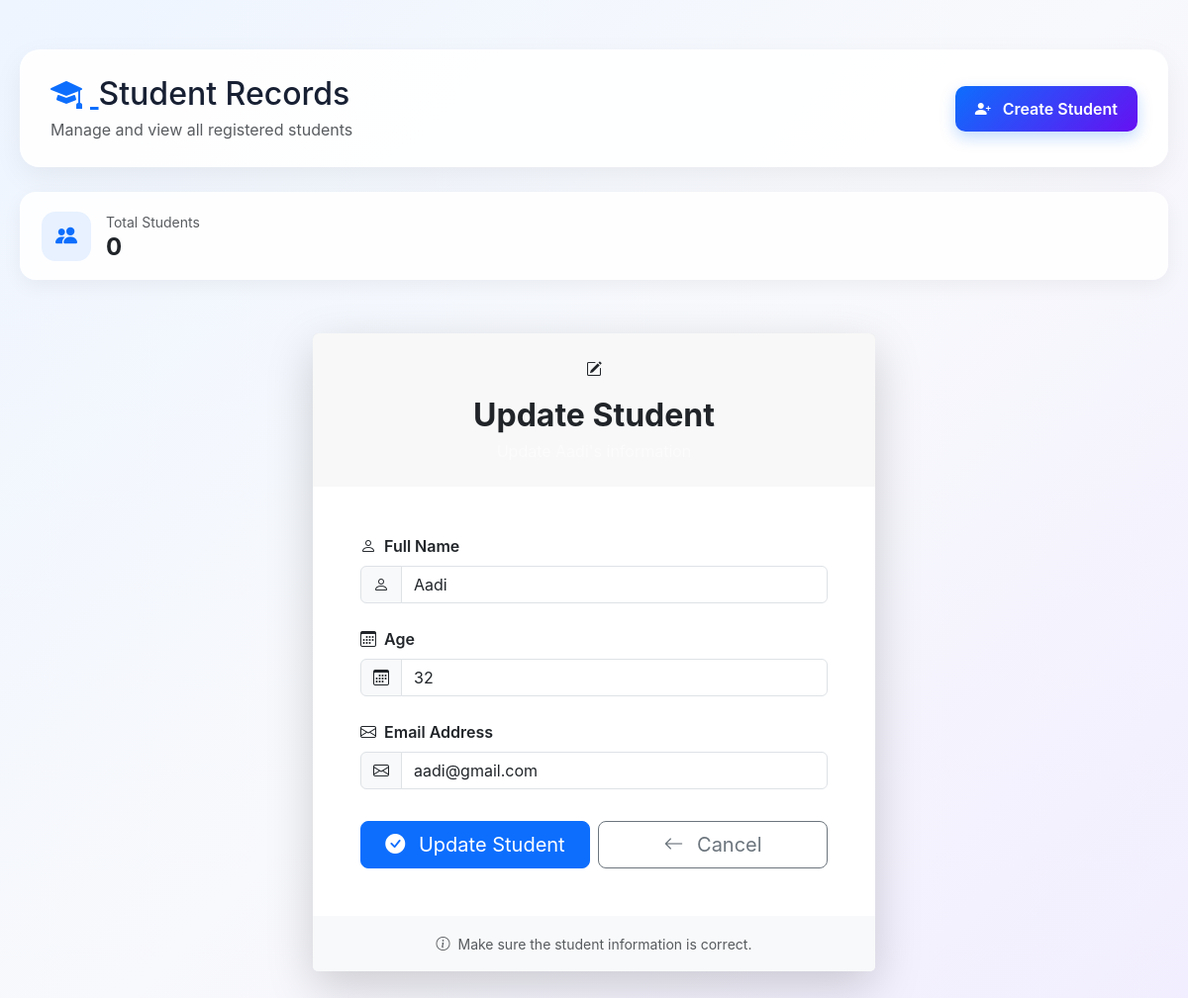
Before: /update/1/ with the older database file.
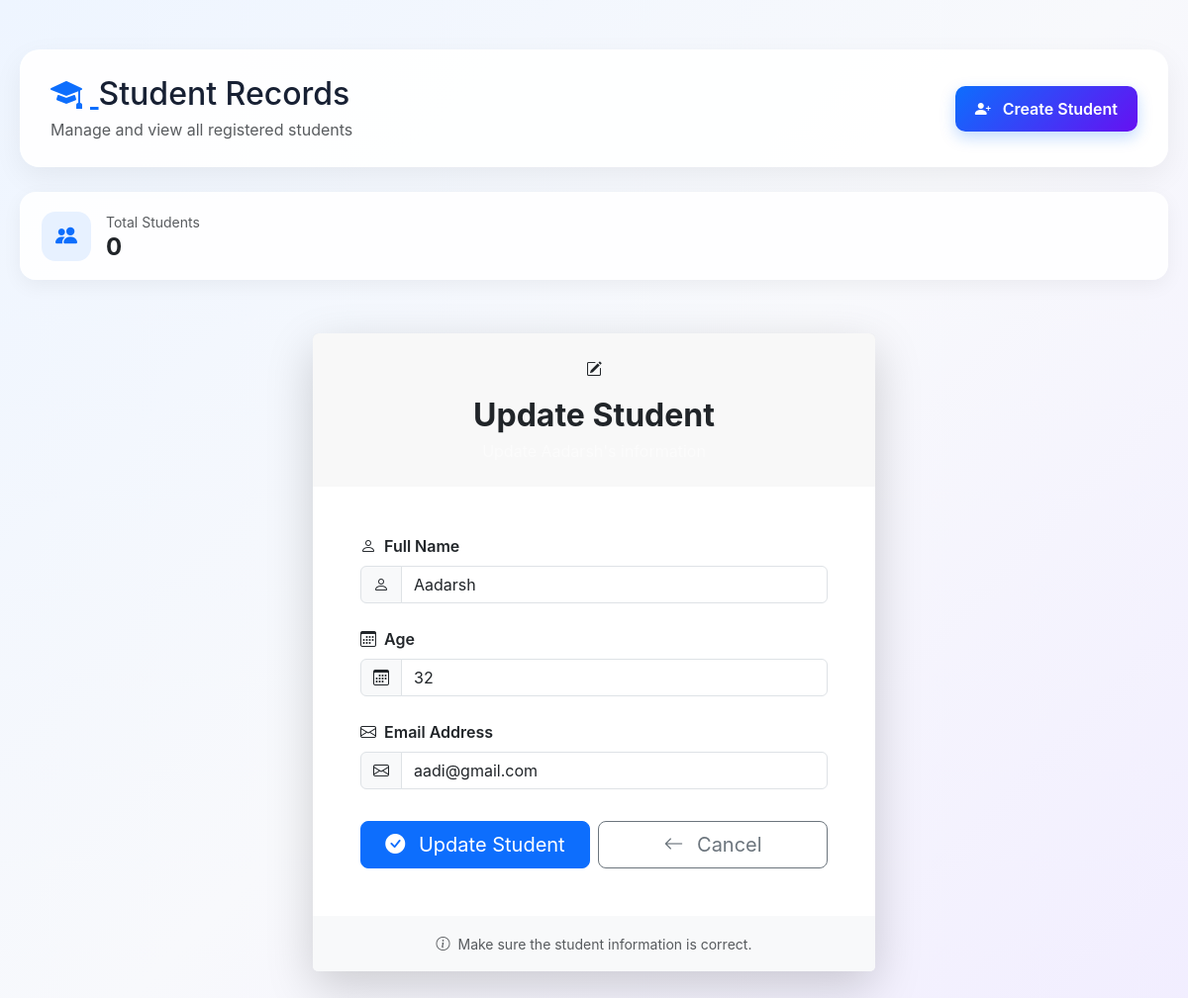
After: the same page with the newer database file.
### srs_app/models.py (models this page shows, shortened)
class Student(models.Model):
    name = models.CharField(max_length = 100)
    age = models.IntegerField()
    email = models.EmailField()

### srs_app/views.py (the view, shortened to what this page needs)
# urls.py: path("update/<int:id>/", views.update_student, name="update-student"),
def update_student(request, id):
    if request.method == "GET":
        student = Student.objects.get(id=id)
        return render(
            request,
            "update_student.html",
            {"student": student}
        )

### templates/update_student.html (shortened to what this page needs)
{% extends 'base.html' %}
{% block content %}
<div class="row justify-content-center">
    <div class="col-md-8 col-lg-6">
        <div class="card student-form-card border-0 shadow-lg">
            <div class="card-header form-header text-center border-0 py-4">
                <div class="form-icon">
                    <i class="bi bi-pencil-square"></i>
                </div>
                <h2 class="fw-bold mt-3 mb-1">
                    Update Student
                </h2>
                <p class="mb-0 text-white-50">
                </p>
            </div>
            <div class="card-body p-4 p-md-5">
                <form method="POST">
                    <div class="mb-4">
                        <label for="name" class="form-label fw-semibold">
                            <i class="bi bi-person me-1"></i>
                            Full Name
                        </label>
                        <div class="input-group">
                            <span class="input-group-text">
                                <i class="bi bi-person"></i>
                            </span>
                            <input type="text" id="name" name="name" value="{{ student.name }}" class="form-control"
                                placeholder="Enter student's full name" required>
                        </div>
                    </div>
                    <div class="mb-4">
                        <label for="age" class="form-label fw-semibold">
                            <i class="bi bi-calendar3 me-1"></i>
                            Age
                        </label>
                        <div class="input-group">
                            <span class="input-group-text">
                                <i class="bi bi-calendar3"></i>
                            </span>
                            <input type="number" id="age" name="age" value="{{ student.age }}" class="form-control"
                                placeholder="Enter student's age" min="1" max="120" required>
                        </div>
                    </div>
                    <div class="mb-4">
                        <label for="email" class="form-label fw-semibold">
                            <i class="bi bi-envelope me-1"></i>
                            Email Address
                        </label>
                        <div class="input-group">
                            <span class="input-group-text">
                                <i class="bi bi-envelope"></i>
                            </span>
                            <input type="email" id="email" name="email" value="{{ student.email }}" class="form-control"
                                placeholder="Enter student's email" required>
                        </div>
                    </div>
                    <div class="row g-2 mt-4">
                        <div class="col-sm-6">
                            <button type="submit" class="btn btn-primary btn-lg w-100 update-btn">
                                <i class="bi bi-check-circle-fill me-2"></i>
                                Update Student
                            </button>
                        </div>
                        <div class="col-sm-6">
                            <a href="/" class="btn btn-outline-secondary btn-lg w-100 cancel-btn">
                                <i class="bi bi-arrow-left me-2"></i>
                                Cancel
                            </a>
                        </div>
                    </div>
                </form>
            </div>
            <div class="card-footer bg-light border-0 text-center py-3">
                <small class="text-muted">
                    <i class="bi bi-info-circle me-1"></i>
                    Make sure the student information is correct.
                </small>
            </div>
        </div>
    </div>
</div>
{% endblock %}

Changed rows visible on the page:
changed Student "aadi@gmail.com": name "Aadi" → "Aadarsh"
